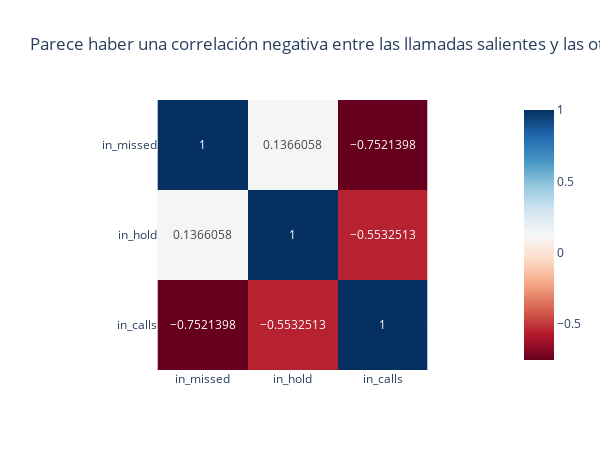

Notebook code for this chart:
### Markdown cell above
**En esta tabla se encuentran los operadores con bajo desempeño en cada uno de los 3 rubros (Demasiadas llamadas perdidas, Demasiado tiempo de espera, pocas llamadas realizadas).**

### Code cell
corr = merged_df[['in_missed', 'in_hold', 'in_calls']].corr()
fig = px.imshow(
    corr,
    text_auto=True,
    color_continuous_scale='RdBu',
    title='Parece haber una correlación negativa entre las llamadas salientes y las otras dos métricas',
    width=600,
    height=450,
)
fig.show()

### Figure 1 — Plotly figure (JSON) as saved in the notebook; plotly's stock layout.template omitted (floating-point values rounded to 4 significant figures)
{"data": [{"coloraxis": "coloraxis", "hovertemplate": "x: %{x}<br>y: %{y}<br>color: %{z}<extra></extra>", "name": "0", "texttemplate": "%{z}", "type": "heatmap", "x": ["in_missed", "in_hold", "in_calls"], "xaxis": "x", "y": ["in_missed", "in_hold", "in_calls"], "yaxis": "y", "z": [[1, 0.1366, -0.7521], [0.1366, 1, -0.5533], [-0.7521, -0.5533, 1]]}], "layout": {"coloraxis": {"colorscale": [[0, "rgb(103,0,31)"], [0.1, "rgb(178,24,43)"], [0.2, "rgb(214,96,77)"], [0.3, "rgb(244,165,130)"], [0.4, "rgb(253,219,199)"], [0.5, "rgb(247,247,247)"], [0.6, "rgb(209,229,240)"], [0.7, "rgb(146,197,222)"], [0.8, "rgb(67,147,195)"], [0.9, "rgb(33,102,172)"], [1, "rgb(5,48,97)"]]}, "height": 450, "title": {"text": "Parece haber una correlación negativa entre las llamadas salientes y las otras dos métricas"}, "width": 600, "xaxis": {"anchor": "y", "constrain": "domain", "domain": [0, 1], "scaleanchor": "y"}, "yaxis": {"anchor": "x", "autorange": "reversed", "constrain": "domain", "domain": [0, 1]}}}
